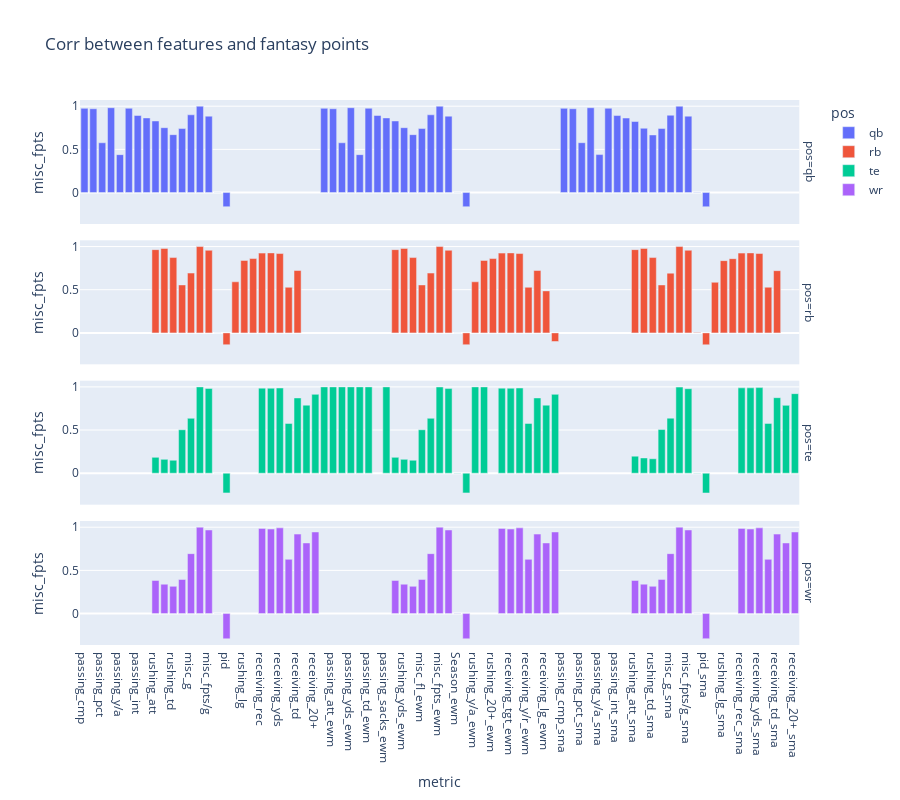

Write notebook code for a chart like this one.
### Code cell
px.bar(
    correlations,
    x="metric",
    y="misc_fpts",
    color="pos",
    facet_row="pos",
    height=800,
    title="Corr between features and fantasy points",
)

### Figure 1 — Plotly figure (JSON) as saved in the notebook; plotly's stock layout.template omitted (floating-point values rounded to 4 significant figures)
{"data": [{"alignmentgroup": "True", "hovertemplate": "pos=qb<br>metric=%{x}<br>misc_fpts=%{y}<extra></extra>", "legendgroup": "qb", "marker": {"color": "#636efa", "pattern": {"shape": ""}}, "name": "qb", "offsetgroup": "qb", "orientation": "v", "showlegend": true, "textposition": "auto", "type": "bar", "x": ["passing_cmp", "passing_att", "passing_pct", "passing_yds", "passing_y/a", "passing_td", "passing_int", "passing_sacks", "rushing_att", "rushing_yds", "rushing_td", "misc_fl", "misc_g", "misc_fpts", "misc_fpts/g", "Season", "pid", "rushing_y/a", "rushing_lg", "rushing_20+", "receiving_rec", "receiving_tgt", "receiving_yds", "receiving_y/r", "receiving_td", "receiving_lg", "receiving_20+", "passing_cmp_ewm", "passing_att_ewm", "passing_pct_ewm", "passing_yds_ewm", "passing_y/a_ewm", "passing_td_ewm", "passing_int_ewm", "passing_sacks_ewm", "rushing_att_ewm", "rushing_yds_ewm", "rushing_td_ewm", "misc_fl_ewm", "misc_g_ewm", "misc_fpts_ewm", "misc_fpts/g_ewm", "Season_ewm", "pid_ewm", "rushing_y/a_ewm", "rushing_lg_ewm", "rushing_20+_ewm", "receiving_rec_ewm", "receiving_tgt_ewm", "receiving_yds_ewm", "receiving_y/r_ewm", "receiving_td_ewm", "receiving_lg_ewm", "receiving_20+_ewm", "passing_cmp_sma", "passing_att_sma", "passing_pct_sma", "passing_yds_sma", "passing_y/a_sma", "passing_td_sma", "passing_int_sma", "passing_sacks_sma", "rushing_att_sma", "rushing_yds_sma", "rushing_td_sma", "misc_fl_sma", "misc_g_sma", "misc_fpts_sma", "misc_fpts/g_sma", "Season_sma", "pid_sma", "rushing_y/a_sma", "rushing_lg_sma", "rushing_20+_sma", "receiving_rec_sma", "receiving_tgt_sma", "receiving_yds_sma", "receiving_y/r_sma", "receiving_td_sma", "receiving_lg_sma", "receiving_20+_sma"], "xaxis": "x4", "y": [0.9754, 0.9704, 0.5764, 0.9822, 0.4389, 0.9763, 0.8927, 0.8643, 0.8288, 0.7512, 0.6703, 0.741, 0.9005, 1, 0.8848, 2.023e-14, -0.1641, null, null, null, null, null, null, null, null, null, null, 0.9754, 0.9704, 0.5764, 0.9822, 0.4389, 0.9763, 0.8927, 0.8643, 0.8288, 0.7512, 0.6703, 0.741, 0.9005, 0.9997, 0.8847, -0.0002952, -0.1641, null, null, null, null, null, null, null, null, null, null, 0.9752, 0.9701, 0.5772, 0.9821, 0.4396, 0.9762, 0.8917, 0.8631, 0.8224, 0.7446, 0.6672, 0.7411, 0.8954, 0.9991, 0.8847, 0.002525, -0.1645, null, null, null, null, null, null, null, null, null, null], "yaxis": "y4"}, {"alignmentgroup": "True", "hovertemplate": "pos=rb<br>metric=%{x}<br>misc_fpts=%{y}<extra></extra>", "legendgroup": "rb", "marker": {"color": "#EF553B", "pattern": {"shape": ""}}, "name": "rb", "offsetgroup": "rb", "orientation": "v", "showlegend": true, "textposition": "auto", "type": "bar", "x": ["passing_cmp", "passing_att", "passing_pct", "passing_yds", "passing_y/a", "passing_td", "passing_int", "passing_sacks", "rushing_att", "rushing_yds", "rushing_td", "misc_fl", "misc_g", "misc_fpts", "misc_fpts/g", "Season", "pid", "rushing_y/a", "rushing_lg", "rushing_20+", "receiving_rec", "receiving_tgt", "receiving_yds", "receiving_y/r", "receiving_td", "receiving_lg", "receiving_20+", "passing_cmp_ewm", "passing_att_ewm", "passing_pct_ewm", "passing_yds_ewm", "passing_y/a_ewm", "passing_td_ewm", "passing_int_ewm", "passing_sacks_ewm", "rushing_att_ewm", "rushing_yds_ewm", "rushing_td_ewm", "misc_fl_ewm", "misc_g_ewm", "misc_fpts_ewm", "misc_fpts/g_ewm", "Season_ewm", "pid_ewm", "rushing_y/a_ewm", "rushing_lg_ewm", "rushing_20+_ewm", "receiving_rec_ewm", "receiving_tgt_ewm", "receiving_yds_ewm", "receiving_y/r_ewm", "receiving_td_ewm", "receiving_lg_ewm", "receiving_20+_ewm", "passing_cmp_sma", "passing_att_sma", "passing_pct_sma", "passing_yds_sma", "passing_y/a_sma", "passing_td_sma", "passing_int_sma", "passing_sacks_sma", "rushing_att_sma", "rushing_yds_sma", "rushing_td_sma", "misc_fl_sma", "misc_g_sma", "misc_fpts_sma", "misc_fpts/g_sma", "Season_sma", "pid_sma", "rushing_y/a_sma", "rushing_lg_sma", "rushing_20+_sma", "receiving_rec_sma", "receiving_tgt_sma", "receiving_yds_sma", "receiving_y/r_sma", "receiving_td_sma", "receiving_lg_sma", "receiving_20+_sma"], "xaxis": "x3", "y": [null, null, null, null, null, null, null, null, 0.9641, 0.9783, 0.8721, 0.5554, 0.6928, 1, 0.9568, -3.577e-14, -0.1371, 0.5917, 0.8391, 0.861, 0.9239, 0.9264, 0.9189, 0.5282, 0.7221, null, null, null, null, null, null, null, null, null, null, 0.9641, 0.9783, 0.8721, 0.5554, 0.6928, 1.0, 0.9568, -0.0004884, -0.1371, 0.5917, 0.8391, 0.861, 0.9239, 0.9264, 0.9189, 0.5282, 0.7221, 0.4864, -0.1, null, null, null, null, null, null, null, null, 0.9642, 0.9784, 0.8723, 0.5552, 0.6918, 0.9999, 0.9569, 0.004119, -0.1383, 0.586, 0.8368, 0.8597, 0.9239, 0.9264, 0.919, 0.5289, 0.7205, null, null], "yaxis": "y3"}, {"alignmentgroup": "True", "hovertemplate": "pos=te<br>metric=%{x}<br>misc_fpts=%{y}<extra></extra>", "legendgroup": "te", "marker": {"color": "#00cc96", "pattern": {"shape": ""}}, "name": "te", "offsetgroup": "te", "orientation": "v", "showlegend": true, "textposition": "auto", "type": "bar", "x": ["passing_cmp", "passing_att", "passing_pct", "passing_yds", "passing_y/a", "passing_td", "passing_int", "passing_sacks", "rushing_att", "rushing_yds", "rushing_td", "misc_fl", "misc_g", "misc_fpts", "misc_fpts/g", "Season", "pid", "rushing_y/a", "rushing_lg", "rushing_20+", "receiving_rec", "receiving_tgt", "receiving_yds", "receiving_y/r", "receiving_td", "receiving_lg", "receiving_20+", "passing_cmp_ewm", "passing_att_ewm", "passing_pct_ewm", "passing_yds_ewm", "passing_y/a_ewm", "passing_td_ewm", "passing_int_ewm", "passing_sacks_ewm", "rushing_att_ewm", "rushing_yds_ewm", "rushing_td_ewm", "misc_fl_ewm", "misc_g_ewm", "misc_fpts_ewm", "misc_fpts/g_ewm", "Season_ewm", "pid_ewm", "rushing_y/a_ewm", "rushing_lg_ewm", "rushing_20+_ewm", "receiving_rec_ewm", "receiving_tgt_ewm", "receiving_yds_ewm", "receiving_y/r_ewm", "receiving_td_ewm", "receiving_lg_ewm", "receiving_20+_ewm", "passing_cmp_sma", "passing_att_sma", "passing_pct_sma", "passing_yds_sma", "passing_y/a_sma", "passing_td_sma", "passing_int_sma", "passing_sacks_sma", "rushing_att_sma", "rushing_yds_sma", "rushing_td_sma", "misc_fl_sma", "misc_g_sma", "misc_fpts_sma", "misc_fpts/g_sma", "Season_sma", "pid_sma", "rushing_y/a_sma", "rushing_lg_sma", "rushing_20+_sma", "receiving_rec_sma", "receiving_tgt_sma", "receiving_yds_sma", "receiving_y/r_sma", "receiving_td_sma", "receiving_lg_sma", "receiving_20+_sma"], "xaxis": "x2", "y": [null, null, null, null, null, null, null, null, 0.1835, 0.1605, 0.1503, 0.5033, 0.6361, 1, 0.9818, 2.398e-14, -0.2281, null, null, null, 0.9855, 0.9843, 0.9869, 0.5766, 0.8719, 0.7884, 0.9135, 1.0, 1, 1.0, 1, 1.0, 1.0, null, 1.0, 0.1835, 0.1605, 0.1503, 0.5033, 0.6361, 0.9991, 0.9805, -0.002682, -0.2281, 1.0, 1.0, null, 0.9855, 0.9843, 0.9869, 0.5766, 0.8719, 0.7884, 0.9135, null, null, null, null, null, null, null, null, 0.1977, 0.1769, 0.1678, 0.5059, 0.6378, 0.9975, 0.9787, -0.003534, -0.2291, null, null, null, 0.9887, 0.9887, 0.9914, 0.5769, 0.8748, 0.7858, 0.9213], "yaxis": "y2"}, {"alignmentgroup": "True", "hovertemplate": "pos=wr<br>metric=%{x}<br>misc_fpts=%{y}<extra></extra>", "legendgroup": "wr", "marker": {"color": "#ab63fa", "pattern": {"shape": ""}}, "name": "wr", "offsetgroup": "wr", "orientation": "v", "showlegend": true, "textposition": "auto", "type": "bar", "x": ["passing_cmp", "passing_att", "passing_pct", "passing_yds", "passing_y/a", "passing_td", "passing_int", "passing_sacks", "rushing_att", "rushing_yds", "rushing_td", "misc_fl", "misc_g", "misc_fpts", "misc_fpts/g", "Season", "pid", "rushing_y/a", "rushing_lg", "rushing_20+", "receiving_rec", "receiving_tgt", "receiving_yds", "receiving_y/r", "receiving_td", "receiving_lg", "receiving_20+", "passing_cmp_ewm", "passing_att_ewm", "passing_pct_ewm", "passing_yds_ewm", "passing_y/a_ewm", "passing_td_ewm", "passing_int_ewm", "passing_sacks_ewm", "rushing_att_ewm", "rushing_yds_ewm", "rushing_td_ewm", "misc_fl_ewm", "misc_g_ewm", "misc_fpts_ewm", "misc_fpts/g_ewm", "Season_ewm", "pid_ewm", "rushing_y/a_ewm", "rushing_lg_ewm", "rushing_20+_ewm", "receiving_rec_ewm", "receiving_tgt_ewm", "receiving_yds_ewm", "receiving_y/r_ewm", "receiving_td_ewm", "receiving_lg_ewm", "receiving_20+_ewm", "passing_cmp_sma", "passing_att_sma", "passing_pct_sma", "passing_yds_sma", "passing_y/a_sma", "passing_td_sma", "passing_int_sma", "passing_sacks_sma", "rushing_att_sma", "rushing_yds_sma", "rushing_td_sma", "misc_fl_sma", "misc_g_sma", "misc_fpts_sma", "misc_fpts/g_sma", "Season_sma", "pid_sma", "rushing_y/a_sma", "rushing_lg_sma", "rushing_20+_sma", "receiving_rec_sma", "receiving_tgt_sma", "receiving_yds_sma", "receiving_y/r_sma", "receiving_td_sma", "receiving_lg_sma", "receiving_20+_sma"], "xaxis": "x", "y": [null, null, null, null, null, null, null, null, 0.3832, 0.3399, 0.3155, 0.3946, 0.6938, 1, 0.9681, -6.133e-14, -0.2924, null, null, null, 0.9865, 0.9793, 0.9923, 0.6279, 0.9204, 0.8178, 0.9448, null, null, null, null, null, null, null, null, 0.3832, 0.3399, 0.3155, 0.3946, 0.6938, 1.0, 0.9681, -0.001303, -0.2924, null, null, null, 0.9865, 0.9793, 0.9923, 0.6279, 0.9204, 0.8178, 0.9448, null, null, null, null, null, null, null, null, 0.3837, 0.3406, 0.3158, 0.3955, 0.6938, 1.0, 0.9682, 0.0004087, -0.2914, null, null, null, 0.9865, 0.9793, 0.9923, 0.6281, 0.9204, 0.8175, 0.9447], "yaxis": "y"}], "layout": {"annotations": [{"font": {}, "showarrow": false, "text": "pos=wr", "textangle": 90, "x": 0.98, "xanchor": "left", "xref": "paper", "y": 0.1138, "yanchor": "middle", "yref": "paper"}, {"font": {}, "showarrow": false, "text": "pos=te", "textangle": 90, "x": 0.98, "xanchor": "left", "xref": "paper", "y": 0.3712, "yanchor": "middle", "yref": "paper"}, {"font": {}, "showarrow": false, "text": "pos=rb", "textangle": 90, "x": 0.98, "xanchor": "left", "xref": "paper", "y": 0.6288, "yanchor": "middle", "yref": "paper"}, {"font": {}, "showarrow": false, "text": "pos=qb", "textangle": 90, "x": 0.98, "xanchor": "left", "xref": "paper", "y": 0.8862, "yanchor": "middle", "yref": "paper"}], "barmode": "relative", "height": 800, "legend": {"title": {"text": "pos"}, "tracegroupgap": 0}, "title": {"text": "Corr between features and fantasy points"}, "xaxis": {"anchor": "y", "domain": [0, 0.98], "title": {"text": "metric"}}, "xaxis2": {"anchor": "y2", "domain": [0, 0.98], "matches": "x", "showticklabels": false}, "xaxis3": {"anchor": "y3", "domain": [0, 0.98], "matches": "x", "showticklabels": false}, "xaxis4": {"anchor": "y4", "domain": [0, 0.98], "matches": "x", "showticklabels": false}, "yaxis": {"anchor": "x", "domain": [0, 0.2275], "title": {"text": "misc_fpts"}}, "yaxis2": {"anchor": "x2", "domain": [0.2575, 0.485], "matches": "y", "title": {"text": "misc_fpts"}}, "yaxis3": {"anchor": "x3", "domain": [0.515, 0.7425], "matches": "y", "title": {"text": "misc_fpts"}}, "yaxis4": {"anchor": "x4", "domain": [0.7725, 1], "matches": "y", "title": {"text": "misc_fpts"}}}}
